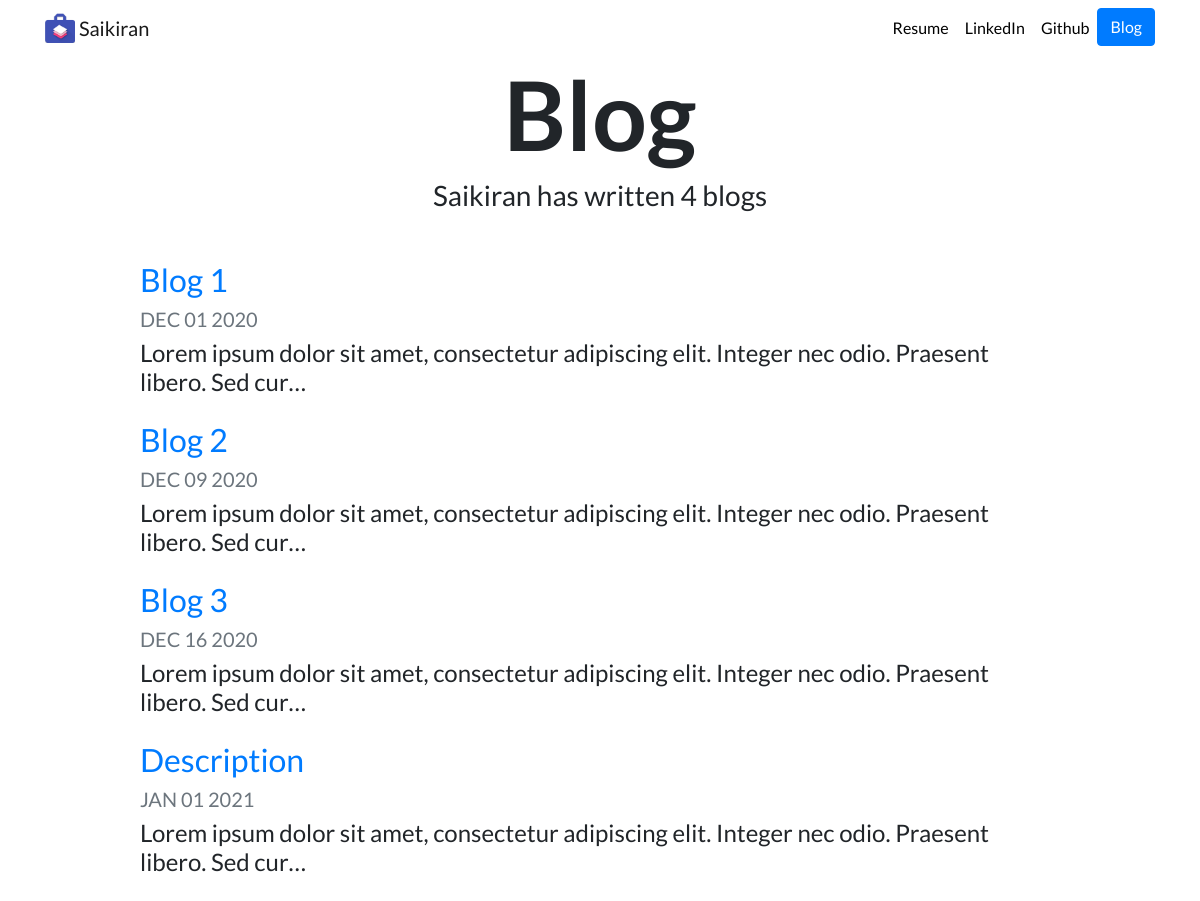
Screenshot of /blog/ with the database file from the repository.
### blog/models.py (models this page shows)
class Blog(models.Model):
    title = models.CharField(max_length=100)
    date = models.DateField()
    description = models.TextField()

### blog/views.py (the view)
# urls.py: path('',views.all_blogs,name='all_blogs'),
def all_blogs(request):
    blogs = Blog.objects.all()
    return render(request,'blog/all_blogs.html',{'blogs':blogs})

### blog/templates/blog/all_blogs.html
{% extends "portfolio/base.html" %} {% load static %} {% block content %}
<h1 id="blogtitle" class="font-weight-bold text-center">Blog</h1>
<h3 class="text-center mb-5">
  Saikiran has written {{ blogs.count }} blog{{ blogs.count|pluralize }}
</h3>
{% for blog in blogs %}
<div class="row justify-content-center my-3">
  <div class="col-md-10">
    <a href="{% url 'blog:detail' blog.id %}">
      <h2>{{ blog.title }}</h2>
    </a>
    <h5 class="text-muted">{{ blog.date|date:'M d Y'|upper }}</h5>
    <h4>{{ blog.description|striptags|truncatechars:100 }}</h4>
  </div>
</div>
{% endfor %} {% endblock %}

### portfolio/templates/portfolio/base.html (shortened to what this page needs)
{% load static %}
<!doctype html>
<html lang="en">
<head>
  <link rel="stylesheet" href="https://stackpath.bootstrapcdn.com/bootstrap/4.4.1/css/bootstrap.min.css">
  <link rel="stylesheet" href="{% static "portfolio/custom.css" %}">
</head>
<body>
  <nav id="topNav" class="navbar navbar-expand-md navbar-light">
    <div class="container">
      <a class="navbar-brand" href="{% url 'home' %}">
        <img src="{% static "portfolio/portfolio.png" %}" width="30" height="30" class="d-inline-block align-top" alt="Nick's Logo">
        <span>Saikiran</span>
      </a>
      <div class="collapse navbar-collapse text-center" id="navbarNav">
        <ul class="navbar-nav ml-auto">
          <li class="nav-item">
            <a class="nav-link" href="{% static "portfolio/resume.pdf" %}" target="_blank">Resume</a>
          </li>
          <li class="nav-item">
            <a class="nav-link" href="https://www.linkedin.com/in/saikiran-lingampalli-191a4b115/" target="_blank">LinkedIn</a>
          </li>
          <li class="nav-item">
            <a class="nav-link" href="https://github.com/saikiran424" target="_blank">Github</a>
          </li>
          <li>
            <a role="button" href="{% url 'blog:all_blogs' %}" class="btn btn-primary">Blog</a>
          </li>
        </ul>
      </div>
    </div>
  </nav>
  <div class="container">
    {% block content %}{% endblock %}
  </div>
</body>
</html>

### portfolio/static/portfolio/custom.css (style rules this page uses)
.navbar-nav .nav-link { color: rgba(0,0,0,1) !important; }
body { font-family: 'Lato', sans-serif; }
#blogtitle { font-size: 6rem; }

### rows the page displays
Blog: title "Blog 1", date "DEC 01 2020", description "Lorem ipsum dolor sit amet, consectetur adipiscing elit. Integer nec odio. Praesent libero. Sed cur…"
Blog: title "Blog 2", date "DEC 09 2020", description "Lorem ipsum dolor sit amet, consectetur adipiscing elit. Integer nec odio. Praesent libero. Sed cur…"
Blog: title "Blog 3", date "DEC 16 2020", description "Lorem ipsum dolor sit amet, consectetur adipiscing elit. Integer nec odio. Praesent libero. Sed cur…"
Blog: title "Description", date "JAN 01 2021", description "Lorem ipsum dolor sit amet, consectetur adipiscing elit. Integer nec odio. Praesent libero. Sed cur…"

### other values shown
{{ blogs.count }} "4"
